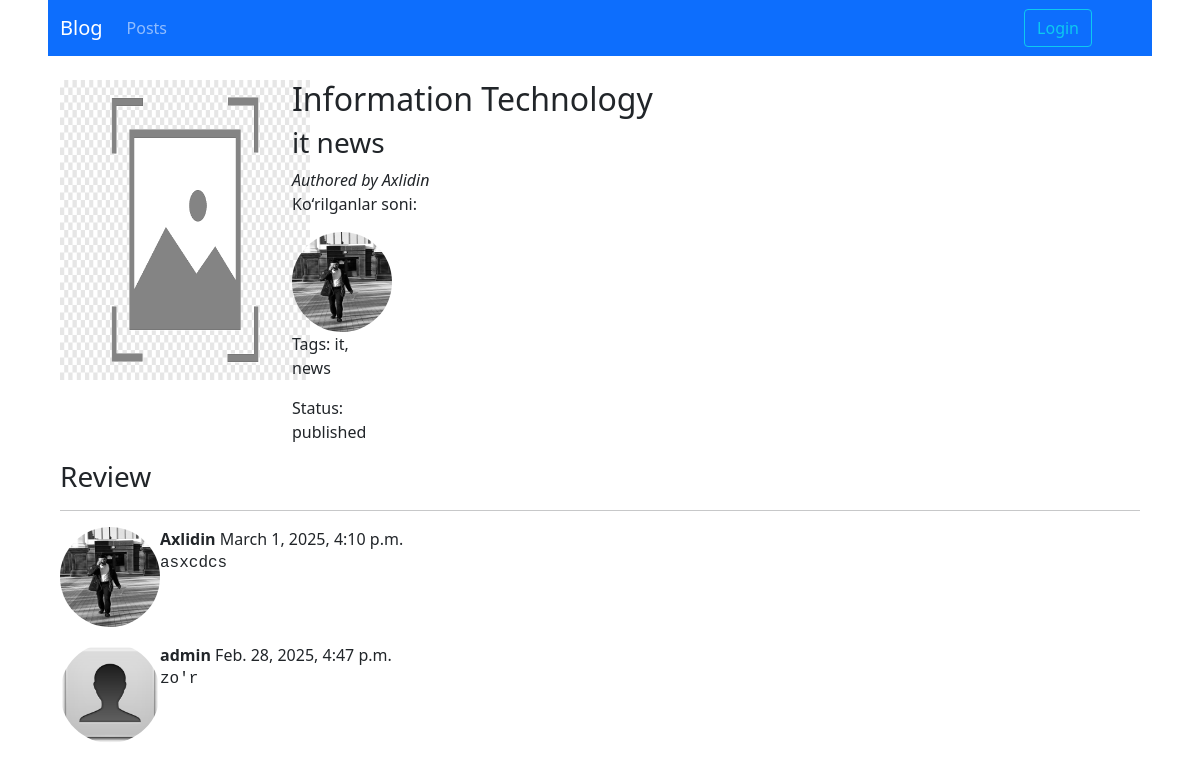
Screenshot of /posts/5/ with the database file from the repository.
### posts/models.py (models this page shows, shortened)
class Post(models.Model):
    STATUS_CHOICES = [
        ('draft', 'Draft'),
        ('published', 'Published'),
    ]
    title = models.CharField(max_length=250)
    content = models.TextField()
    image = models.ImageField(default='defaukt_post_image.png')
    author = models.ForeignKey(CustomUser, on_delete=models.CASCADE, related_name='user_posts')
    category = models.ForeignKey(Category, on_delete=models.CASCADE, related_name='user_posts')
    tags = TaggableManager()
    created_at = models.DateTimeField(auto_now_add=True)
    updated_at = models.DateTimeField(auto_now=True)
    status = models.CharField(max_length=9, choices=STATUS_CHOICES, default='draft')

class   Category(models.Model):
    name = models.CharField(max_length=100)

class Reviews(models.Model):
    user = models.ForeignKey(CustomUser, on_delete=models.CASCADE)
    post = models.ForeignKey(Post, on_delete=models.CASCADE, related_name='izohlar')
    review_text = models.TextField()
    created_at = models.DateTimeField(default=timezone.now)

### users/models.py (models this page shows)
class CustomUser(AbstractUser):
    profile_pic = models.ImageField(default='default_profile_pic.png')
    def __str__(self):
        return self.username

### posts/views.py (the view)
# urls.py: path('<int:id>/', PostDetailView.as_view(), name='detail'),
class PostDetailView(View):
    def get(self, request, id):
        post = Post.objects.get(id=id)
        review_form = PostReviewForm()
        reviews = post.izohlar.all().order_by('-created_at')
        context = {
            'post': post,
            'review_form': review_form,
            'reviews': reviews,
        }
        return render(request, 'posts/post_detail.html', context)

### posts/templates/posts/post_detail.html (shortened to what this page needs)
{% extends 'base.html' %}
{% load crispy_forms_tags %}
{% load hitcount_tags %}
{%block content%}
  <div class="row">
        <div class="col-2 me-4">
            <img class="cover-pic" src="{{ post.image.url }}" alt="cover picture">
        </div>
        <div class="col-6 ms-4">
          <h2>{{ post.category.name }}</h2>
            <h3>{{ post.title }}</h3>
            <span class="fst-italic">
            Authored by {{ post.author }}
            </span>
            <p>Ko‘rilganlar soni: {{ hitcount.hits }}</p>
            <div class="col-1 me-2">
                {% if post.author.profile_pic %}
                    <img class="small-profile-pic" src="{{ post.author.profile_pic.url }}" alt="Muallif rasmi">
                {% else %}
                    <img class="small-profile-pic" src="default_profile_pic.png" alt="Default muallif rasmi">
                {% endif %}
            </div>
            <div class="col-2">
                <p>Tags:
                {% for tag in post.tags.all %}
                  {{ tag.name }}{% if not forloop.last %}, {% endif %}
                {% endfor %}
                </p>
                <p>Status: {{ post.status }}</p>
            </div>
        </div>
    </div>
    {% if post.izohlar.exists %}
        <h3>Review</h3><hr>
        {% for review in reviews %}
            <div class="row mb-3">
                <div class="col-1 me-2">
                    <img class="small-profile-pic" src="{{ review.user.profile_pic.url}}" alt="profile_pic">
                </div>
                <div class="col-7">
                    <b>{{ review.user.username }}</b> <span class="fw-lighter">{{ review.created_at }}</span>
                    <p class="font-monospace">{{ review.review_text }}</p>
                </div>
            </div>
        {% endfor %}
    {% endif %}
{%endblock%}

### static/css/main.css (style rules this page uses)
.small-profile-pic { width: 100px; height: 100px; border-radius: 50%; }
.cover-pic { width: 250px; height: 300px; }

### rows the page displays
Post: image (picture), category.name "Information Technology", title "it news", author "Axlidin", author.profile_pic (picture), status "published"
Tag: name "it"
Tag: name "news"
Reviews: user.profile_pic (picture), user.username "Axlidin", created_at "March 1, 2025, 4:10 p.m.", review_text "asxcdcs"
Reviews: user.profile_pic (placeholder picture), user.username "admin", created_at "Feb. 28, 2025, 4:47 p.m.", review_text "zo'r"
